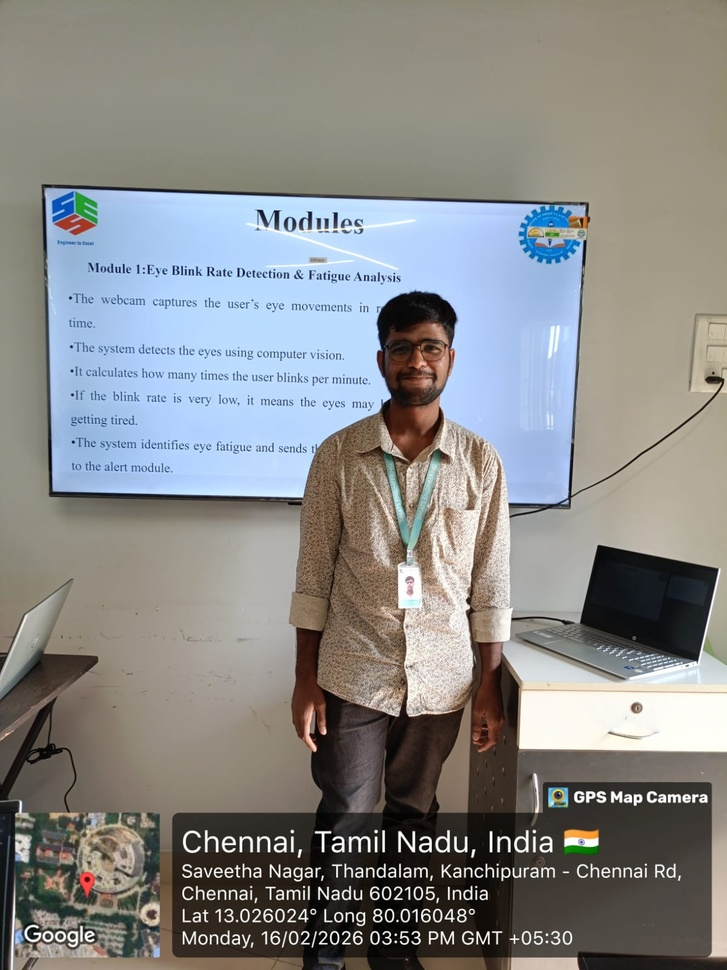
#> input picture CAPSTONE/zero.review.jpeg, 727 x 970 px, shrunk from 1200 x 1600 before the run, found by its file name
$ jupyter execute Activity_3.ipynb
#> lines starting #> are read from the running program, lines starting #| are printed output that depends on the picture; after the words box and inside, x2 and y2 are one past the last pixel; in counts of white or black regions, pixels touching at a corner belong together
<a href="https://colab.research.google.com/github/ANKIAbhishek2006/DSA0216/blob/main/Activity_3.ipynb" target="_parent"></a>

1.Region based segmentation

[cell 1]
import cv2
import matplotlib.pyplot as plt
from google.colab import files
uploaded = files.upload()
#> the answer given: zero.review.jpeg
image_path = list(uploaded.keys())[0]
image = cv2.imread(image_path)
#> image is the input picture: shape (970, 727, 3); mean B, G, R 135.8, 137.2, 136.8
image_rgb = cv2.cvtColor(image, cv2.COLOR_BGR2RGB)
gray = cv2.cvtColor(image, cv2.COLOR_BGR2GRAY)
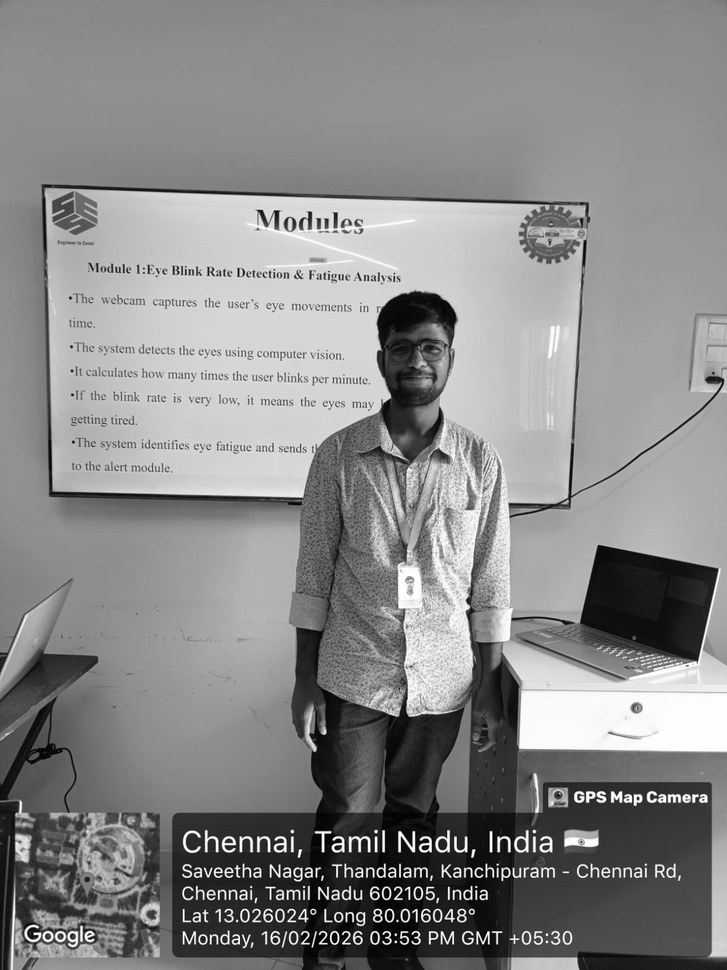
#> gray: shape (970, 727); min 0, max 255, mean 136.9
_, segmented = cv2.threshold(gray, 0, 255, cv2.THRESH_BINARY + cv2.THRESH_OTSU)
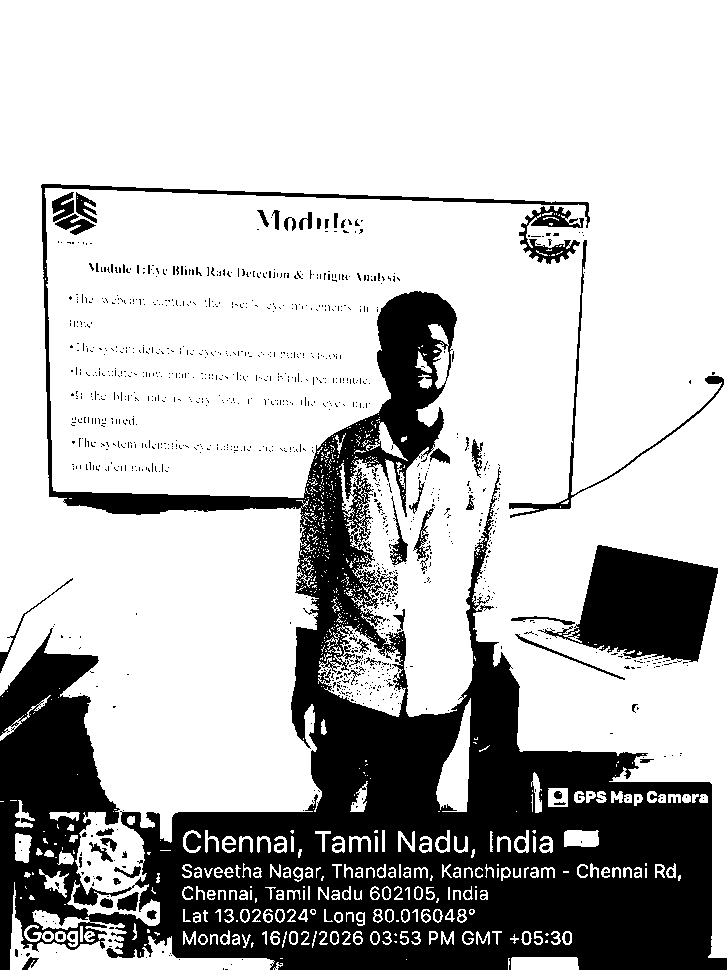
#> segmented: shape (970, 727); 73.6% white; 1204 black regions (1109 under 20 px), largest, box (x1, y1, x2, y2) and area: (0, 184, 727, 970) 160014, (538, 545, 718, 662) 12410, (509, 240, 724, 518) 1613
plt.figure(figsize=(10,5))
plt.subplot(1,2,1)
plt.imshow(image_rgb)
plt.title("Original Image")
plt.axis("off")
plt.subplot(1,2,2)
plt.imshow(segmented, cmap='gray')
plt.title("Region Based Segmentation")
plt.axis("off")
plt.show()
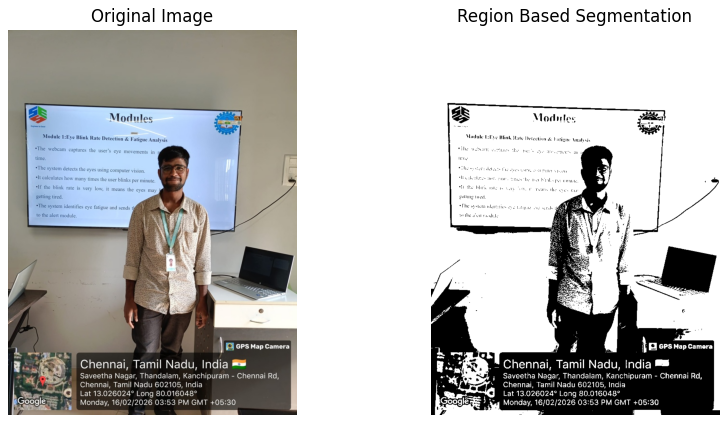
#> figure drawn by matplotlib, 2 panels
